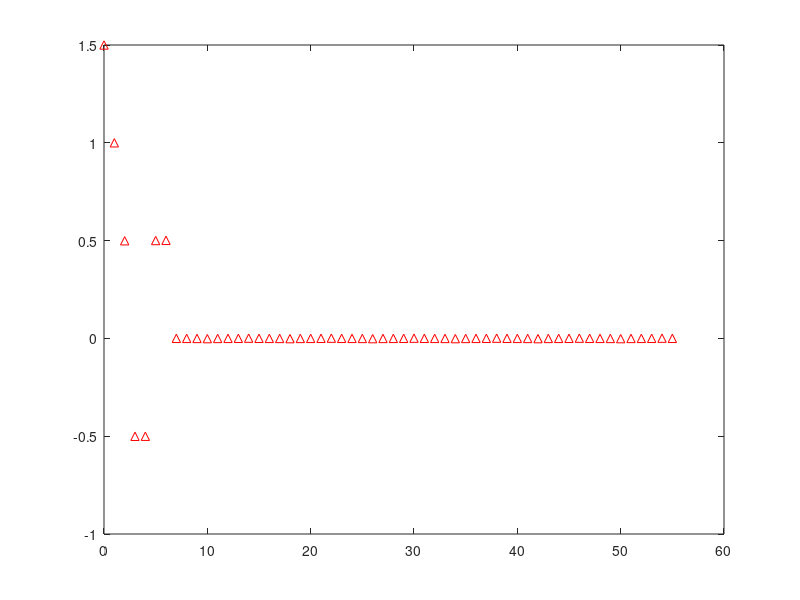

Write MATLAB code to recreate this figure.
% Implemetation of Frequency Sampled Transfer Function
% 

b1=[3];
a1=[1 -1];
H1 = tf(b1,a1)

%Transfer function H1:
% 4.5
%-----
%s - 1

b2=2*2.707*[1,-.707];
a2=[1,-1.414,1];
H2=tf(b2,a2) 
%Transfer function H2:
% 0.809 s - 0.809
%-----------------
%s^2 - 0.618 s + 1
 
b3=2*2*[1];
a3=[1,0,1];
H3=tf(b3,a3) 
%Transfer function H3:
%-0.309 s + 0.309
%-----------------
%s^2 + 1.618 s + 1

b4=2*1.293*[1,0.707];
a4=[1,1.414,1]
H4=tf(b4,a4)

b5=[1];
a5=[1,1];
H5=tf(b5,a5)

H6=H1+H2+H3+H4+H5
%Transfer function H4:
%                 5 s^4 + 5 s^3 + 2.5 s^2 + 5 s + 5
%-------------------------------------------------------------------
%s^5 + 2.22e-016 s^4 + 7.6e-005 s^3 - 7.6e-005 s^2 - 2.22e-016 s - 1
 
b7=[1,0,0,0,0,0,0,0,-1];
a7=8;
H7=tf(b7,a7)
%Transfer function H5:
%s^5 - 1
%-------
%   5
 
H=H7*H6
%Transfer function H=H5*(H1+H2+H3+H4):
%5 s^9 + 5 s^8 + 2.5 s^7 + 5 s^6 + 5 s^5 - 5 s^4 - 5 s^3 - 2.5 s^2 - 5 s - 5
%---------------------------------------------------------------------------
%    5 s^5 + 1.11e-015 s^4 + 0.00038 s^3 - 0.00038 s^2 - 1.11e-015 s - 5

b=[12,8,4,-4,-4,4,4,-.000604,-12,-8,-4,4,4,-4,-4,.000604];
a=[8,0,.004832,0,0,0,-.004832,0,-8];
figure(1)
impz(b,a)

[BZ,AZ]=tfdata(H,'v')
%disp(BZ)
%disp(AZ)
N=length(AZ)
loop=1;
while (loop==1)
    AK=[]
    for i=1:N;
        if AZ(i)==0;
            AK=AZ(i+1:N);
        end
    end
    loop=0;
end
AK
figure(2)
impz(BZ,AK)
            
